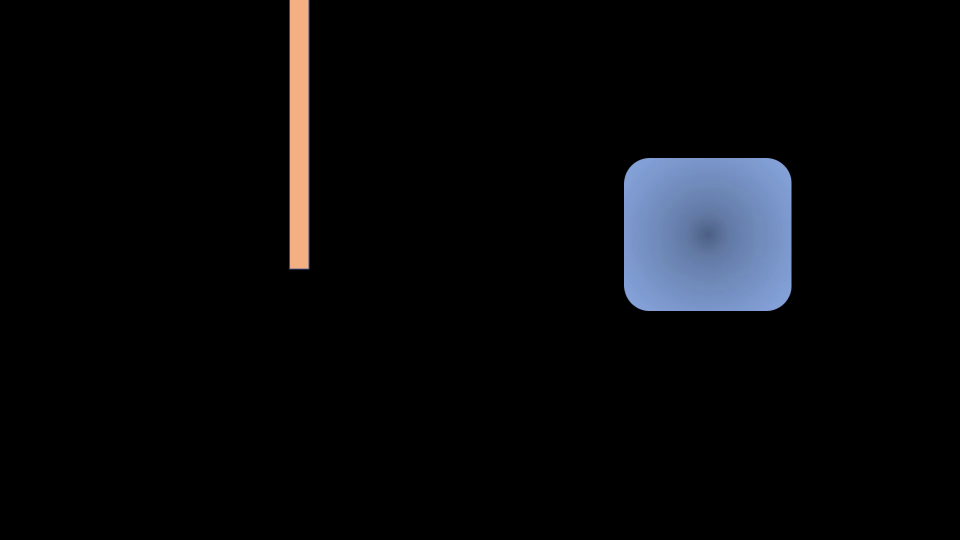
#> input picture frame 60 of video.mp4, 1920 x 1080 px (shown at 1/2 size)
$ python q1.py
#> lines starting #> are read from the running program, lines starting #| are printed output that depends on the picture; after the words box and inside, x2 and y2 are one past the last pixel; in counts of white or black regions, pixels touching at a corner belong together
import math
from xmlrpc.client import Boolean
import cv2
import numpy as np

cap = cv2.VideoCapture("video.mp4")
colizaoDetectada = False

while True:
    ret, frame = cap.read()
#> frame is the input picture: shape (1080, 1920, 3); mean B, G, R 10.7, 8.6, 8

    if not ret:
        break

    img_rgb = cv2.cvtColor(frame, cv2.COLOR_BGR2RGB)
    img_hsv = cv2.cvtColor(frame, cv2.COLOR_BGR2HSV)
#> img_hsv: shape (1080, 1920, 3); mean H, S, V 5.8, 6.7, 11.7
    image_lower_hsv = np.array([0, 50, 100])
    image_upper_hsv = np.array([179, 255, 255])


    mask_hsv = cv2.inRange(img_hsv, image_lower_hsv, image_upper_hsv)
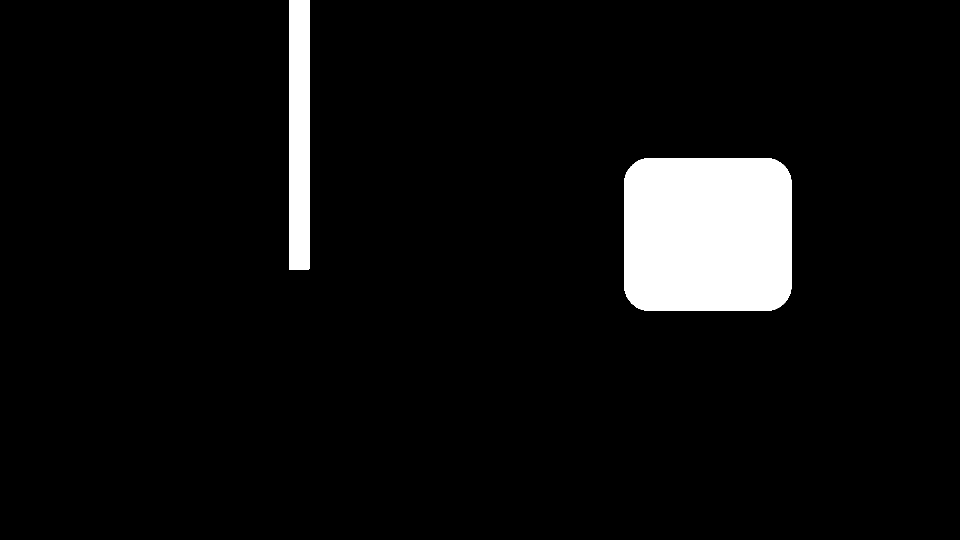
#> mask_hsv: shape (1080, 1920) (shown at 1/2 size); 5.9% white; 2 white regions

    contornos, _ = cv2.findContours(mask_hsv, cv2.RETR_TREE, cv2.CHAIN_APPROX_SIMPLE)
#> contornos = 2 contours; box (x1, y1, x2, y2) and area: (1248, 316, 1583, 622) 99704, (578, 0, 619, 539) 20374
    mask_rgb = cv2.cvtColor(mask_hsv, cv2.COLOR_GRAY2RGB)
#> mask_rgb: shape (1080, 1920, 3); 5.9% white; 2 white regions
    contornos_img = mask_rgb.copy() # Cópia da máscara para ser desenhada "por cima"
    contornosOrdenados = sorted(contornos, key=lambda x: cv2.contourArea(x), reverse=True)
#> contornosOrdenados has the same summary as contornos

    if(len(contornosOrdenados) > 1):
        x2, y2, w2, h2 = cv2.boundingRect(contornosOrdenados[1])
#> x2 = 578; y2 = 0; w2 = 41; h2 = 539
        cv2.rectangle(contornos_img,(x2,y2), (x2+w2,y2+h2), (0,0,128), 5)

    x1, y1, w1, h1 = cv2.boundingRect(contornosOrdenados[0])
#> x1 = 1248; y1 = 316; w1 = 335; h1 = 306
    cv2.rectangle(contornos_img,(x1,y1), (x1+w1,y1+h1), (0,128,0), 5)
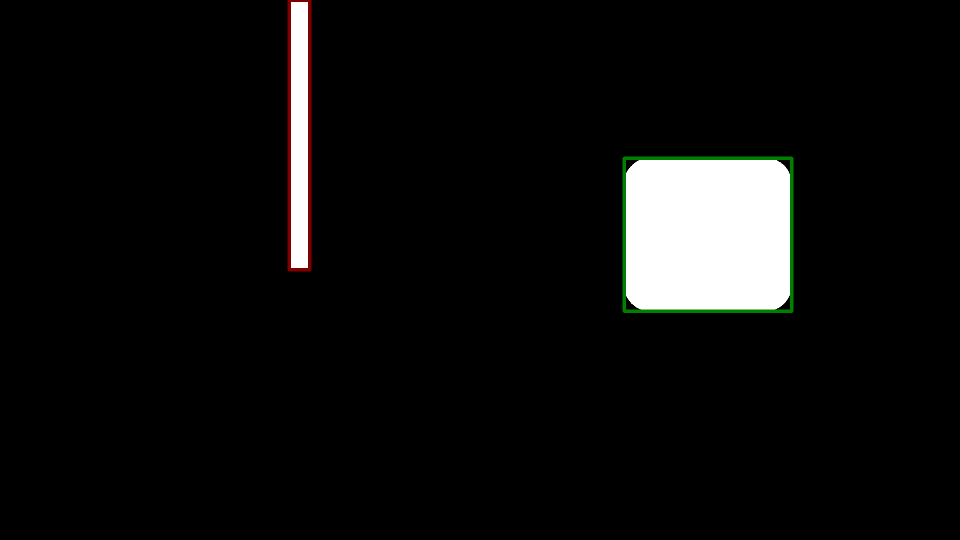
#> contornos_img: shape (1080, 1920, 3) (shown at 1/2 size); mean B, G, R 14.1, 14.7, 14.6

    if(x2 > x1 and x2 < x1 + h1):
        font = cv2.FONT_HERSHEY_SIMPLEX
        cv2.putText(contornos_img, "Colisao Detectada", (1000,100), font,1,(200,50,0),2,cv2.LINE_AA)
        colizaoDetectada = True
    elif(colizaoDetectada == True):
        font = cv2.FONT_HERSHEY_SIMPLEX
        cv2.putText(contornos_img, "Passou a barreira", (1000,100), font,1,(200,50,0),2,cv2.LINE_AA)


    cv2.imshow("Teste",contornos_img)

    key = cv2.waitKey(1) & 0xFF
#> (key Esc is pressed here)
    if key == 27:
        break

cap.release()
cv2.destroyAllWindows()

$ run again, starting later in the video
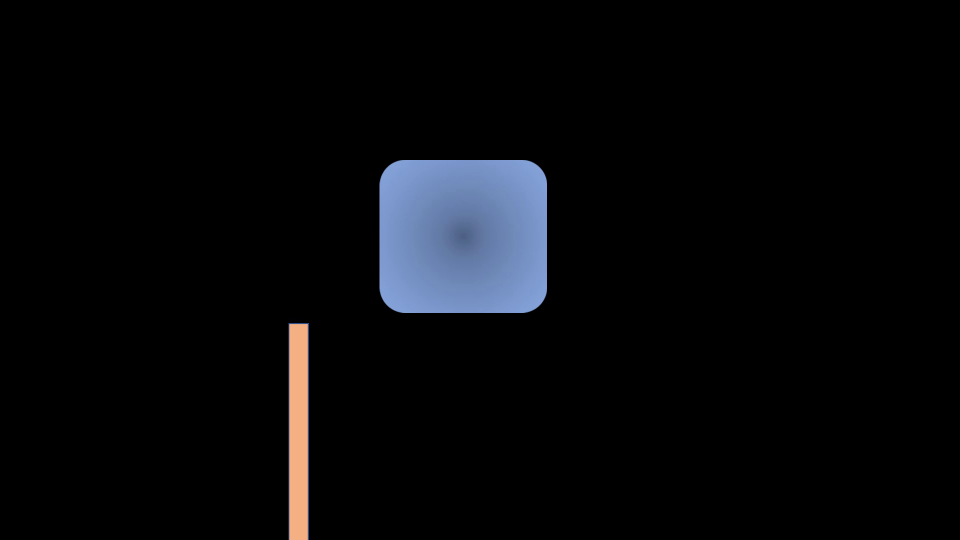
#> input picture frame 273 of video.mp4, 1920 x 1080 px (shown at 1/2 size)
#> frame is the input picture: shape (1080, 1920, 3); mean B, G, R 10.4, 8.3, 7.5
#> img_hsv: shape (1080, 1920, 3); mean H, S, V 5.6, 6.3, 11.2
#> `mask_hsv = cv2.inRange(img_hsv, image_lower_hsv, image_upper_hsv)`:
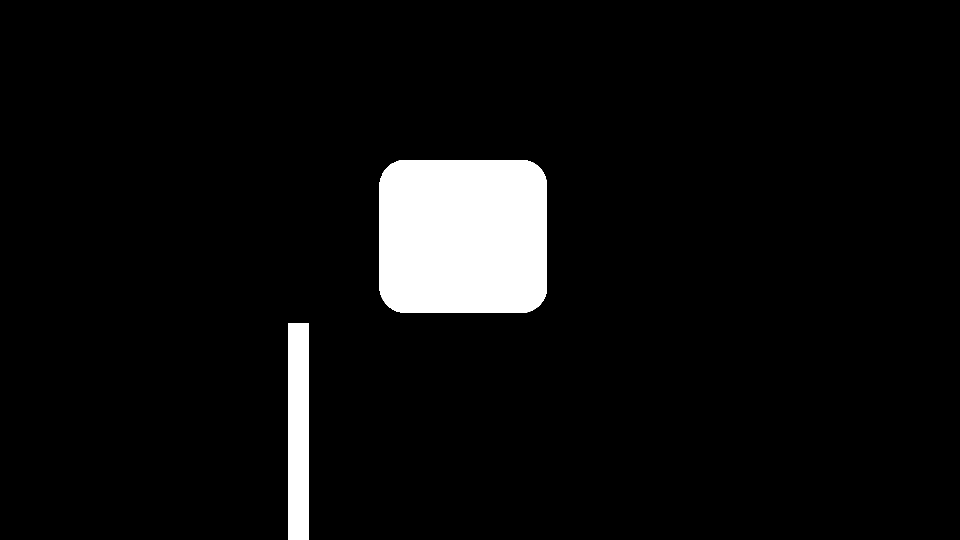
#> mask_hsv: shape (1080, 1920) (shown at 1/2 size); 5.7% white; 2 white regions
#> contornos = 3 contours, 1 with area under 20; largest, box (x1, y1, x2, y2) and area: (759, 320, 1094, 626) 99704, (577, 646, 618, 1080) 17320
#> mask_rgb: shape (1080, 1920, 3); 5.7% white; 2 white regions
#> contornosOrdenados has the same summary as contornos
#> x2 = 577; y2 = 646; w2 = 41; h2 = 434
#> x1 = 759; y1 = 320; w1 = 335; h1 = 306
#> `cv2.rectangle(contornos_img,(x1,y1), (x1+w1,y1+h1), (0,128,0), 5)`:
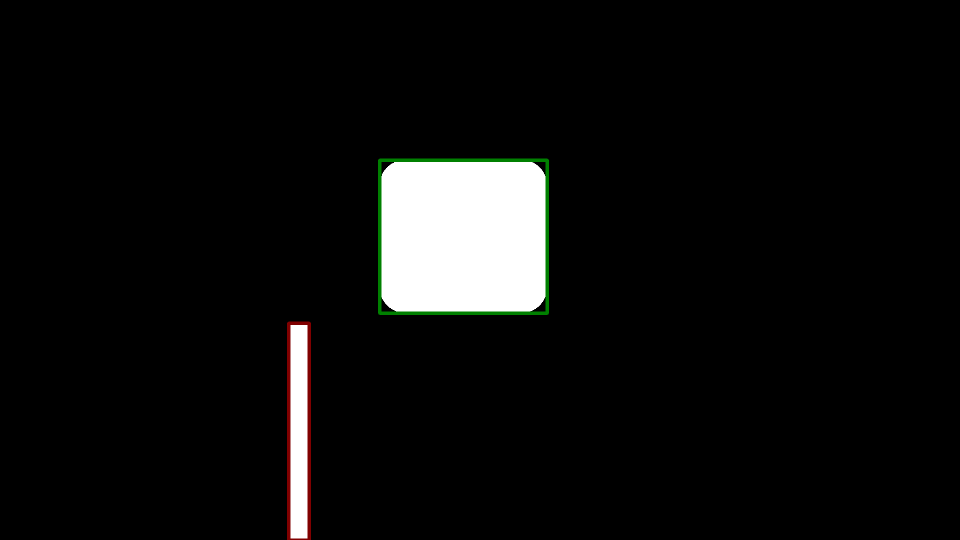
#> contornos_img: shape (1080, 1920, 3) (shown at 1/2 size); mean B, G, R 13.7, 14.3, 14.1

$ run again, starting later in the video
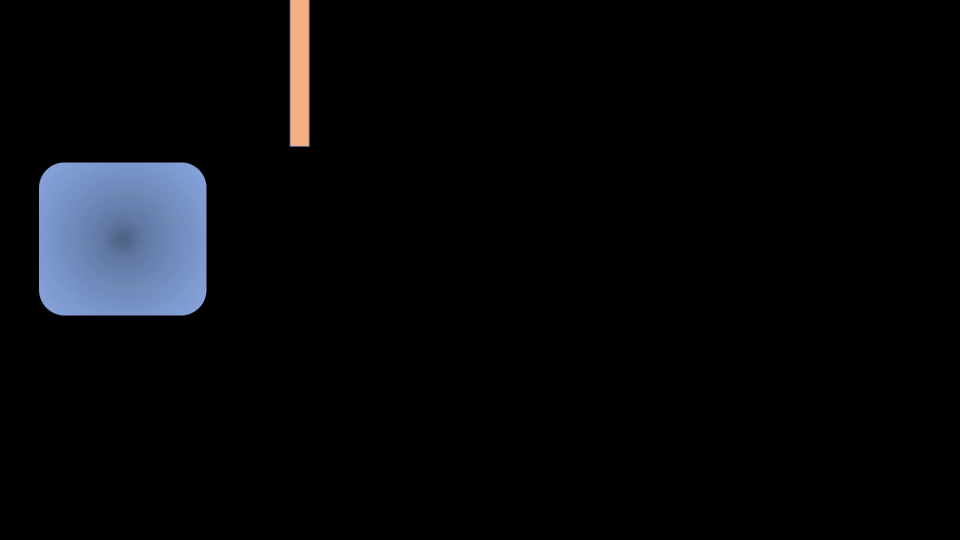
#> input picture frame 486 of video.mp4, 1920 x 1080 px (shown at 1/2 size)
#> frame is the input picture: shape (1080, 1920, 3); mean B, G, R 10, 7.8, 6.9
#> img_hsv: shape (1080, 1920, 3); mean H, S, V 5.7, 6.3, 10.6
#> `mask_hsv = cv2.inRange(img_hsv, image_lower_hsv, image_upper_hsv)`:
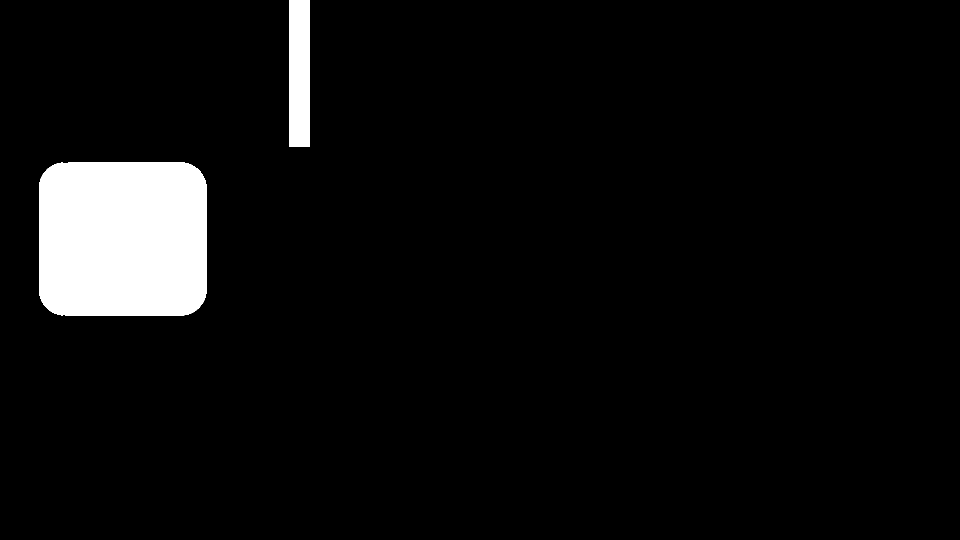
#> mask_hsv: shape (1080, 1920) (shown at 1/2 size); 5.4% white; 2 white regions
#> contornos = 6 contours, 4 with area under 20; largest, box (x1, y1, x2, y2) and area: (78, 325, 413, 631) 99698, (579, 0, 620, 294) 11720
#> mask_rgb: shape (1080, 1920, 3); 5.4% white; 2 white regions
#> contornosOrdenados has the same summary as contornos
#> x2 = 579; y2 = 0; w2 = 41; h2 = 294
#> x1 = 78; y1 = 325; w1 = 335; h1 = 306
#> `cv2.rectangle(contornos_img,(x1,y1), (x1+w1,y1+h1), (0,128,0), 5)`:
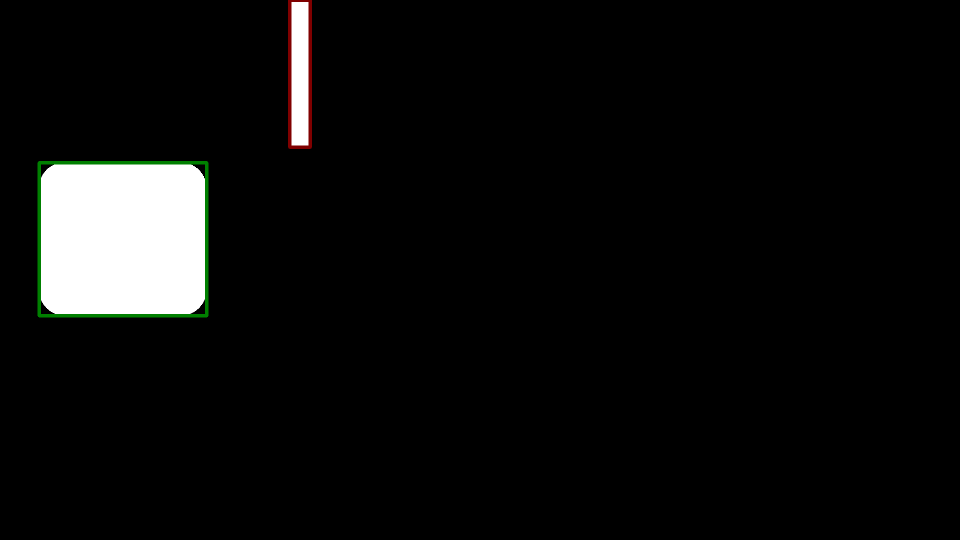
#> contornos_img: shape (1080, 1920, 3) (shown at 1/2 size); mean B, G, R 13.1, 13.7, 13.4
